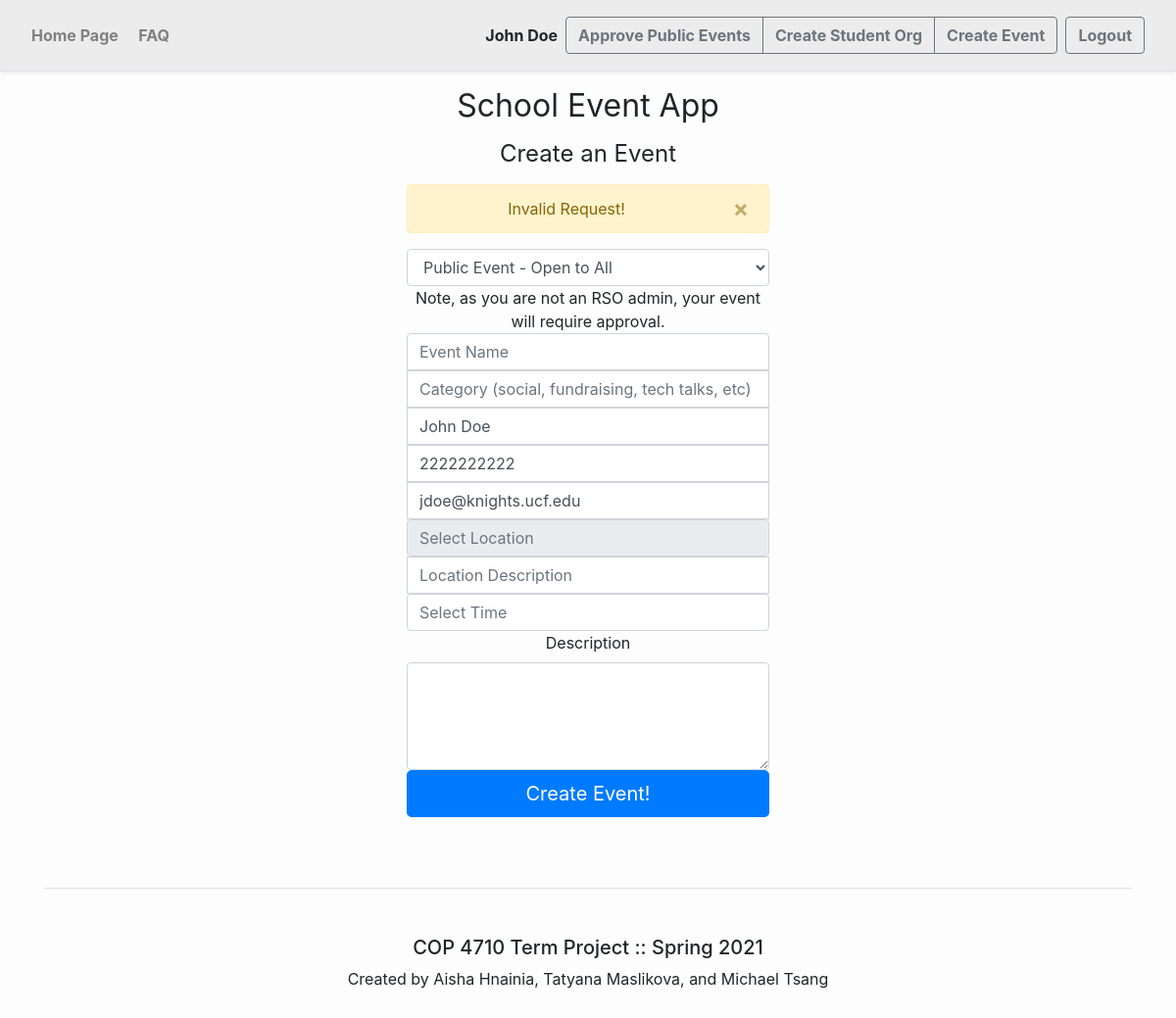
The app's page /create_event.php?result=invalid (signed in) with its own data.
### tables this page shows
CREATE TABLE `Users` (
  `UserID` int(11) NOT NULL AUTO_INCREMENT,
  `Email` varchar(100) DEFAULT NULL,
  `PasswordHash` varchar(100) DEFAULT NULL,
  `PhoneNumber` varchar(100) DEFAULT NULL,
  `UniversityID` int(11) DEFAULT NULL,
  `FirstName` varchar(100) DEFAULT NULL,
  `LastName` varchar(100) DEFAULT NULL,
  PRIMARY KEY (`UserID`),
  UNIQUE KEY `Users_UN` (`Email`),
  KEY `Users_FK` (`UniversityID`)
);

### html/shared/sql.php (called while the page is built, shortened)
<?php
function hasRole($conn, $role){
	$stmt = mysqli_stmt_init($conn);
	switch($role){
		case "SuperAdmin":
			mysqli_stmt_prepare($stmt,
				   "SELECT IF(COUNT(*) > 0, 'true', 'false') AS hasRole
					FROM University r
					WHERE r.AdminID = ?;");
			mysqli_stmt_bind_param($stmt, "i", $_SESSION["userid"]);
		break;
		case "Admin":
			mysqli_stmt_prepare($stmt,
				   "SELECT IF(COUNT(*) > 0, 'true', 'false') AS hasRole
					FROM RStudentOrg r
					WHERE r.AdminUserID = ?;");
			mysqli_stmt_bind_param($stmt, "i", $_SESSION["userid"]);
		break;
		default:
			$stmt = mysqli_stmt_init($conn);
			mysqli_stmt_prepare($stmt,
				   "SELECT IF(COUNT(RoleType) > 0, 'true', 'false') AS hasRole
					FROM Roles r
					WHERE r.UserID = ?
					AND r.RoleType = ?;");
			mysqli_stmt_bind_param($stmt, "is", $_SESSION["userid"], $role);
		break;
	}
	mysqli_stmt_execute($stmt);
	$row = mysqli_fetch_assoc(mysqli_stmt_get_result($stmt));
	return $row["hasRole"] == "true";
}
?>

### html/create_event.php (the view, shortened to what this page needs)
<?php
$navitem="";
include $_SERVER['DOCUMENT_ROOT'].'/shared/header.php';
?>
	<div class="container col-md-4 text-center">
		<form class="form-signin" action="create_event.form.php" method= "post">
		  <h1 class="h2 mb-3 font-weight-normal">School Event App</h1>
		  <h1 class="h4 mb-3 font-weight-normal">Create an Event</h1>
<?php
	if (isset($_GET["result"]))
		switch($_GET["result"]){
			case "invalid": 		printError("Invalid Request!", "warning"); 			break;
		}
    function writeInput($id, $placeholder, $name, $type, $xtraClasses, $defaultVal = ''){
		echo '
		    <label for="'.$id.'" class="sr-only">'.$placeholder.'</label>
		    <input type="'.$type.'" id="'.$id.'" class="form-control '.$xtraClasses.'" placeholder="'.$placeholder.'" name="'.$name.'" value="'.$defaultVal.'" required autofocus>';
	}?>
		<select class="form-control" id="eventVis" name="eventVisibility" required>
			<option value="Public">Public Event - Open to All</option>
		</select>
		<?php
			if(hasRole($dbconn, "Admin")){
				echo '<select class="form-control" id="orgID" name="orgID" required>';
				$stmt = mysqli_stmt_init($dbconn);
				mysqli_stmt_prepare($stmt,
				   "SELECT r.OrgID, r.Name
					FROM RStudentOrg r
					WHERE r.AdminUserID = ?;");
				mysqli_stmt_bind_param($stmt, "i", $_SESSION["userid"]);
				mysqli_stmt_execute($stmt);
				while ($row = mysqli_fetch_assoc(mysqli_stmt_get_result($stmt)))
					echo '<option value='.$row['OrgID'].'>'.$row['Name'].'</option>';
				echo '</select>';
			}else
				echo "<div>Note, as you are not an RSO admin, your event will require approval.</div>";
		?>
<?php writeInput("name", "Event Name", "name", "text", "sea-square-top"); ?>
<?php $userInfo = getUserInfo($dbconn); ?>
			<input id="chosen_location" name="latlong" class="form-control" type="text" placeholder="Select Location" readonly data-toggle="modal" data-target="#LocationChooser" required>
			<input id="datetimepicker" name="datetime" class="form-control" type="text" placeholder="Select Time" required>
			<label for="descArea">Description</label>
			<textarea class="form-control" id="descArea" name="description" rows="4"></textarea>
			<button class="btn btn-lg btn-primary btn-block" type="submit">Create Event!</button>
		</form>
    </div>
<br>
<?php
include $_SERVER['DOCUMENT_ROOT'].'/shared/footer.php';
?>

### html/shared/header.php (shortened to what this page needs)
<?php
include $_SERVER['DOCUMENT_ROOT'].'/shared/sql.php';
function printError($message, $type){
	echo '<div class="alert alert-'.$type.' alert-dismissible fade show" role="alert">
			'.$message.'
			<button type="button" class="close" data-dismiss="alert" aria-label="Close">
			  <span aria-hidden="true">&times;</span>
			</button>
		  </div>';
}
function getName($conn){
	$sql = "SELECT FirstName,LastName FROM Users WHERE UserID = ?;";
    $stmt = mysqli_stmt_init($conn);
    mysqli_stmt_prepare($stmt, $sql);
    mysqli_stmt_bind_param($stmt, "i", $_SESSION["userid"]);
    mysqli_stmt_execute($stmt);
	$row = mysqli_fetch_assoc(mysqli_stmt_get_result($stmt));
	return $row["FirstName"]." ".$row["LastName"];
}
function getUserInfo($conn){
	$sql = "SELECT * FROM Users WHERE UserID = ?;";
    $stmt = mysqli_stmt_init($conn);
    mysqli_stmt_prepare($stmt, $sql);
    mysqli_stmt_bind_param($stmt, "i", $_SESSION["userid"]);
    mysqli_stmt_execute($stmt);
	$row = mysqli_fetch_assoc(mysqli_stmt_get_result($stmt));
	return $row;
}
?>
<!doctype html>
<html lang="en">
  <head>
    <link rel="stylesheet" href="/lib/bootstrap.min.css">
    <link rel="stylesheet" href="/lib/font-awesome.min.css">
    <link rel="stylesheet" href="/lib/bootstrap-datetimepicker.min.css">
    <link rel="stylesheet" href="/shared/sea.css">
  </head>
  <body class='sea-body'>
    <div class="d-flex flex-column flex-md-row align-items-center p-3 px-md-4 mb-3 sea-nav border-bottom shadow-sm">
      <nav class="my-0 mr-md-auto font-weight-normal">
        <a class="sea-nav-link <?php if ($navitem == "homepage") echo "active";?>" href="/index.php">Home Page</a>
        <a class="sea-nav-link <?php if ($navitem == "faq") echo "active";?>" href="/faq.php">FAQ</a>
      </nav>
	  <?php
		if(isset($_SESSION["fname"])){
			echo '<div class="sea-username">'.getName($dbconn)."</div>";
		}
	  ?>
	  <?php
          if (isset($_SESSION["fname"]))
          {
			echo '<div class="btn-group mr-2">';
			if(hasRole($dbconn, "SuperAdmin"))
				echo "<a class='btn btn-outline-secondary sea-enboldener' href='/approve_events.php'>Approve Public Events</a>";
			if(hasRole($dbconn, "Student"))
				echo "<a class='btn btn-outline-secondary sea-enboldener' href='/create_rso.php'>Create Student Org</a>";
			if(hasRole($dbconn, "Student") || hasRole($dbconn, "Admin") || hasRole($dbconn, "SuperAdmin"))
				echo "<a class='btn btn-outline-secondary sea-enboldener' href='/create_event.php'>Create Event</a>";
			echo '</div>';
			echo '<div class="btn-group mr-2">';
            echo "<a class='btn btn-outline-secondary sea-enboldener' href='/logout.form.php'>Logout</a>";
			echo '</div>';
          }
          else
          {
			echo '<div class="btn-group mr-2">';
            echo "<a class='btn btn-outline-secondary sea-enboldener ' href='/register.php'>Register</a>";
            echo "<a class='btn btn-outline-secondary sea-enboldener' href='/login.php'>Login</a>";
			echo '</div>';
          }
        ?>
    </div>

### html/shared/sea.css (style rules this page uses)
.sea-enboldener { font-weight: 700; }
.sea-username { font-weight: 700; padding: .5rem; }
.sea-nav-link { padding: .5rem; font-weight: 700; background-color: transparent; border-bottom: .25rem solid transparent; color: #808080; }
.sea-body { background-color: #92929203; }
.sea-nav { background-color: #eaeaeae0!important }
.sea-square-top { border-bottom-left-radius : 0; border-bottom-right-radius : 0; }
.sea-square-bot { border-top-left-radius : 0; border-top-right-radius : 0; }

### records on screen
users: getName($dbconn) "John Doe", contactPhone "2222222222", contactEmail "jdoe@knights.ucf.edu"

### other values on screen
$message "Invalid Request!"
